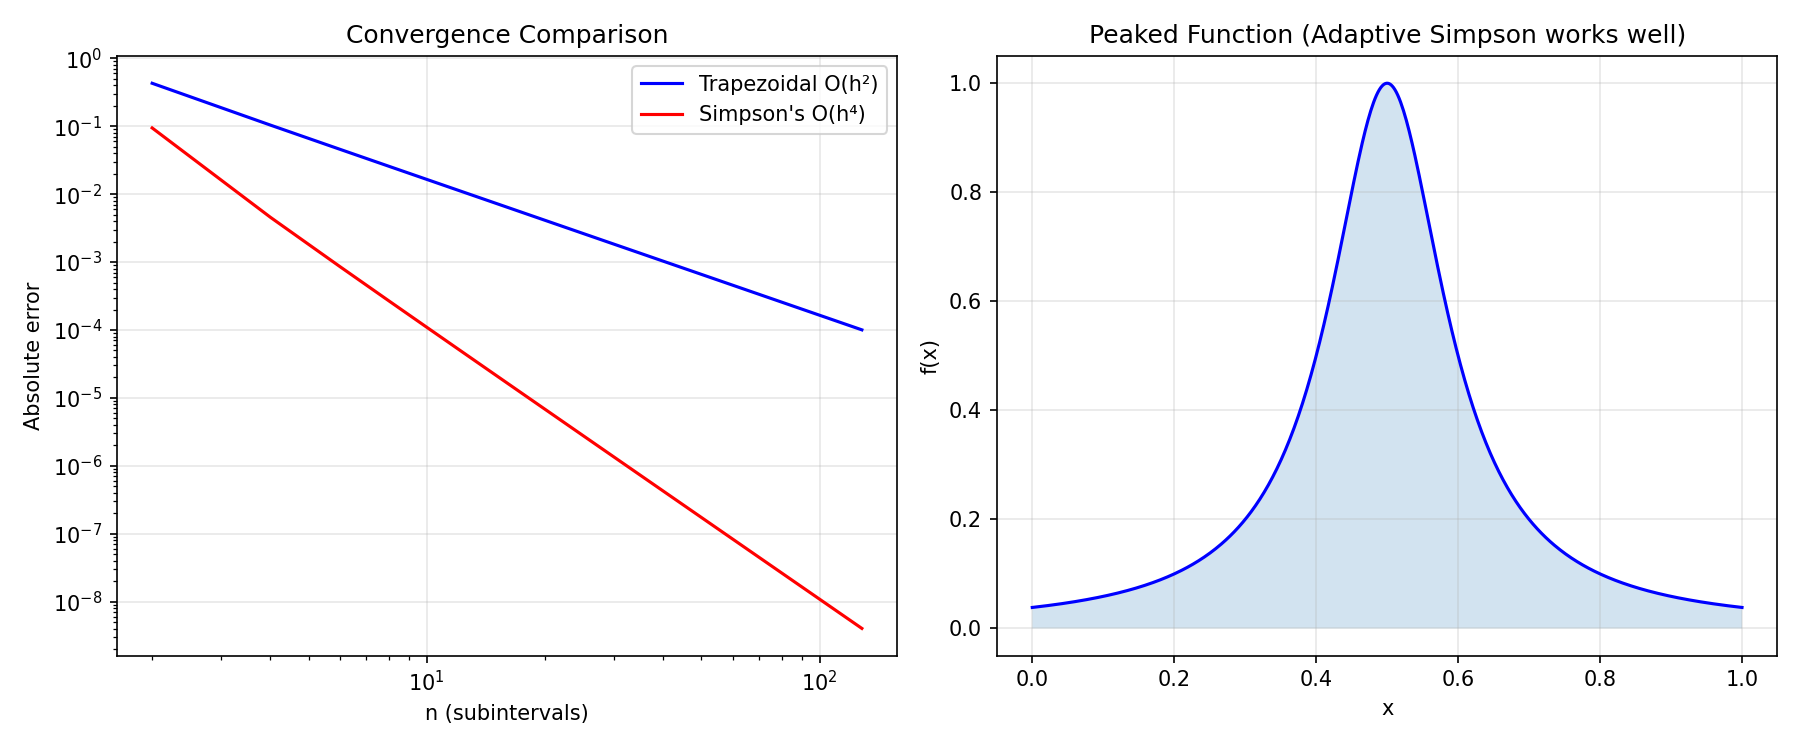

Generate this figure with Python:
"""
Simpson's Rule
===============
Approximates ∫_a^b f(x) dx using quadratic (parabolic) interpolation
through groups of three points.

Formula (composite):
    ∫_a^b f(x) dx ≈ h/3 [f(x₀) + 4f(x₁) + 2f(x₂) + 4f(x₃) + ... + f(x_n)]

Properties:
- Fourth-order accurate: error = O(h⁴).
- Exact for polynomials up to degree 3.
- Error term: -(b-a) h⁴ f⁴(ξ) / 180 for some ξ.
- Requires an EVEN number of subintervals (odd number of points).
- Simpson's 3/8 rule uses cubic interpolation.
"""

import numpy as np


def simpsons_rule(f, a, b, n):
    """
    Composite Simpson's 1/3 Rule.
    
    Parameters
    ----------
    f : callable – integrand
    a, b : float – limits
    n : int – number of subintervals (MUST be even)
    
    Returns
    -------
    result : float – approximate integral
    """
    if n % 2 != 0:
        raise ValueError("Simpson's rule requires an even number of subintervals.")

    h = (b - a) / n
    x = np.linspace(a, b, n + 1)
    y = f(x)

    # Simpson's weights: 1, 4, 2, 4, 2, ..., 4, 1
    result = y[0] + y[-1]
    result += 4 * np.sum(y[1:-1:2])   # Odd-indexed points (weight 4)
    result += 2 * np.sum(y[2:-1:2])   # Even-indexed points (weight 2)
    result *= h / 3

    return result


def simpsons_38_rule(f, a, b, n):
    """
    Composite Simpson's 3/8 Rule (based on cubic interpolation).
    
    ∫ ≈ 3h/8 [f₀ + 3f₁ + 3f₂ + 2f₃ + 3f₄ + 3f₅ + 2f₆ + ... + f_n]
    
    Requires n to be a multiple of 3. Fourth-order accurate.
    """
    if n % 3 != 0:
        raise ValueError("Simpson's 3/8 rule requires n divisible by 3.")

    h = (b - a) / n
    x = np.linspace(a, b, n + 1)
    y = f(x)

    result = y[0] + y[-1]
    for i in range(1, n):
        if i % 3 == 0:
            result += 2 * y[i]
        else:
            result += 3 * y[i]
    result *= 3 * h / 8

    return result


def adaptive_simpsons(f, a, b, tol=1e-10, max_depth=50):
    """
    Adaptive Simpson's method.
    
    Recursively subdivides intervals where the error estimate is too large.
    Concentrates effort where the integrand is difficult.
    
    Error estimate: |S(a,b) - S(a,m) - S(m,b)| / 15  (from Richardson extrapolation)
    """
    def _simpson(f, a, b):
        """Simple Simpson's rule on [a, b]."""
        m = (a + b) / 2
        h = (b - a) / 6
        return h * (f(a) + 4 * f(m) + f(b))

    def _recursive(f, a, b, S, tol, depth):
        m = (a + b) / 2
        S_left = _simpson(f, a, m)
        S_right = _simpson(f, m, b)
        error = (S_left + S_right - S) / 15.0

        if abs(error) < tol or depth >= max_depth:
            return S_left + S_right + error  # Richardson correction
        else:
            return (_recursive(f, a, m, S_left, tol/2, depth+1) +
                    _recursive(f, m, b, S_right, tol/2, depth+1))

    S = _simpson(f, a, b)
    return _recursive(f, a, b, S, tol, 0)


# ============================================================
# Demo
# ============================================================
if __name__ == "__main__":
    print("=" * 60)
    print("SIMPSON'S RULE DEMO")
    print("=" * 60)

    # --- Convergence comparison ---
    print("\n--- ∫₀^π sin(x) dx = 2 ---")
    print(f"{'n':>6s} | {'Trapezoidal':>14s} | {'Simpson 1/3':>14s} | {'Simpson 3/8':>14s}")
    print("-" * 60)

    from trapezoidal_rule import trapezoidal

    for n in [6, 12, 24, 48, 96]:
        t = trapezoidal(np.sin, 0, np.pi, n)
        s13 = simpsons_rule(np.sin, 0, np.pi, n)
        s38 = simpsons_38_rule(np.sin, 0, np.pi, n)
        print(f"{n:6d} | {abs(t-2):14.4e} | {abs(s13-2):14.4e} | {abs(s38-2):14.4e}")

    # --- Order of accuracy ---
    print("\n--- Order of accuracy verification ---")
    f = lambda x: np.exp(-x**2)
    exact = 0.7468241328124271  # ∫₀^1 exp(-x²) dx
    
    prev_err = None
    for n in [4, 8, 16, 32, 64]:
        err = abs(simpsons_rule(f, 0, 1, n) - exact)
        order = np.log2(prev_err / err) if prev_err else float('nan')
        print(f"  n={n:3d}  error={err:.4e}  order≈{order:.2f}")
        prev_err = err

    # --- Adaptive Simpson's ---
    print("\n--- Adaptive Simpson's ---")
    # Function with a spike
    f_spike = lambda x: 1.0 / (1 + 100 * (x - 0.5)**2)  # Narrow peak at x=0.5
    exact_spike = np.arctan(10) / 5  # ≈ 0.29516...

    result = adaptive_simpsons(f_spike, 0, 1, tol=1e-12)
    print(f"  ∫ 1/(1+100(x-0.5)²) dx = {result:.12f}")
    print(f"  Exact:                    {exact_spike:.12f}")
    print(f"  Error:                    {abs(result - exact_spike):.2e}")

    # Plot
    try:
        import matplotlib.pyplot as plt
        fig, axes = plt.subplots(1, 2, figsize=(12, 5))

        # Convergence
        ns = [2*k for k in range(1, 65)]
        err_trap = [abs(trapezoidal(np.sin, 0, np.pi, n) - 2) for n in ns]
        err_simp = [abs(simpsons_rule(np.sin, 0, np.pi, n) - 2) for n in ns]

        axes[0].loglog(ns, err_trap, 'b-', label='Trapezoidal O(h²)')
        axes[0].loglog(ns, err_simp, 'r-', label="Simpson's O(h⁴)")
        axes[0].set_xlabel('n (subintervals)')
        axes[0].set_ylabel('Absolute error')
        axes[0].set_title('Convergence Comparison')
        axes[0].legend()
        axes[0].grid(True, alpha=0.3)

        # The spike function
        x = np.linspace(0, 1, 500)
        axes[1].plot(x, f_spike(x), 'b-', linewidth=1.5)
        axes[1].fill_between(x, 0, f_spike(x), alpha=0.2)
        axes[1].set_xlabel('x')
        axes[1].set_ylabel('f(x)')
        axes[1].set_title('Peaked Function (Adaptive Simpson works well)')
        axes[1].grid(True, alpha=0.3)

        plt.tight_layout()
        plt.savefig("simpsons_rule.png", dpi=150)
        plt.show()
    except ImportError:
        print("(matplotlib not available)")
